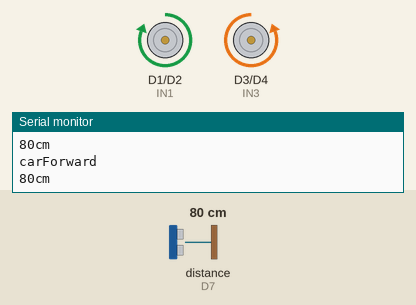
This sketch was run on a simulated ESP8266 (NodeMCU). On the bench: motor-driver pin pairs drawn as motors (green arrow = first pin HIGH = forward, orange = second pin HIGH = backward, longer = more drive, scaled by the enable pin), the last lines printed to the serial monitor. Wiring (inferred from the names in the program): ultrasonic range finder: trigger D8; echo D7. The test bench sets the inputs (shaded band); at power-on: distance to the obstacle (sensor on D7) 80 cm. The echo pulse lasts 58.3 µs per cm.

Above: at 1.8 s.
1.9 s: distance to the obstacle (sensor on D7) set to 23 cm
3.4 s: distance to the obstacle (sensor on D7) set to 18 cm
At 4.4 s:
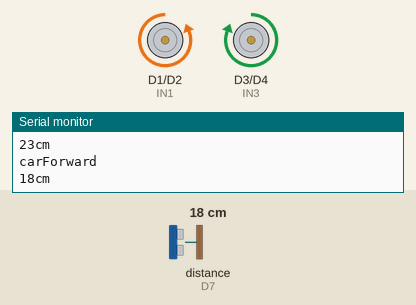
6.9 s: distance to the obstacle (sensor on D7) set to 35 cm
At 7.42 s:
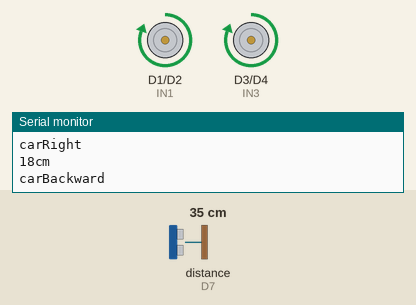
9.0 s: distance to the obstacle (sensor on D7) set to 2 cm
At 9.9 s:
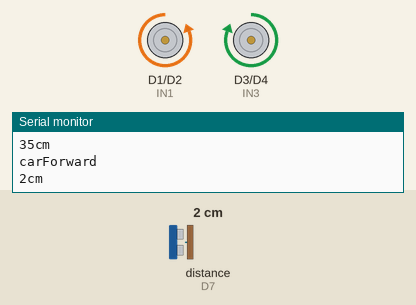
Timing chart, 0 to 13.9 s (numbered marks = the images above; inputs shaded):
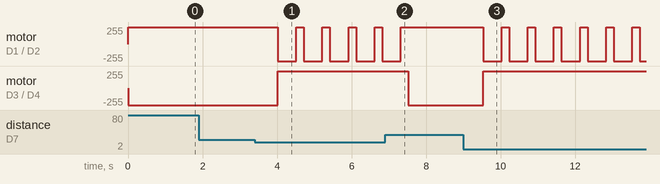

Measured:
- the behaviour switches between 21 and 20 cm on distance to the obstacle (sensor on D7) (found by bisection; images 0 and 1)
- after the input at 3.4 s, motor on D1 (IN1) / D2 (IN2): alternates forward 255/255 for 0.20 s and backward 255/255 for 0.50 s, starting after 0.62 s; motor on D3 (IN3) / D4 (IN4): backward 255/255 → forward 255/255 after 0.62 s
- after the input at 6.9 s, motor on D1 (IN1) / D2 (IN2): goes on until 7.3 s, then stays forward 255/255; motor on D3 (IN3) / D4 (IN4): forward 255/255 → backward 255/255 after 0.63 s
- after the input at 9.0 s, motor on D1 (IN1) / D2 (IN2): alternates forward 255/255 for 0.20 s and backward 255/255 for 0.50 s, starting after 0.53 s; motor on D3 (IN3) / D4 (IN4): backward 255/255 → forward 255/255 after 0.53 s

The sketch:

ESP8266Car_HCSR04.ino
```cpp
// Define the motor pins
#define ENA D0
#define IN1 D1
#define IN2 D2
#define IN3 D3
#define IN4 D4
#define ENB D5

#define inPin D7
#define pingPin D8


// Variables for the Blynk widget values
int f = 0;
int b = 0;
int l = 0;
int r = 0;

int Speed = 255;

long duration, cm, s_f;
int chk_f = 20;

void setup() {
  Serial.begin(9600);
  //Set the motor pins as output pins
  pinMode(ENA, OUTPUT);
  pinMode(IN1, OUTPUT);
  pinMode(IN2, OUTPUT);
  pinMode(IN3, OUTPUT);
  pinMode(IN4, OUTPUT);
  pinMode(ENB, OUTPUT);

  pinMode(pingPin, OUTPUT);
}

// Check these values using the IF condition
void smartcar() {
  // Check How Far
  digitalWrite(pingPin, LOW);
  delayMicroseconds(2);
  digitalWrite(pingPin, HIGH);
  delayMicroseconds(5);
  digitalWrite(pingPin, LOW);
  pinMode(inPin, INPUT);
  duration = pulseIn(inPin, HIGH);

  s_f = microsecondsToCentimeters(duration);

  Serial.print(s_f);
  Serial.print("cm");
  Serial.println();
  //delay(1000);

  if (s_f <= chk_f) {
    carBackward();
    delay(500);
    Serial.println("carBackward");

    carRight();
    delay(200);
    Serial.println("carRight");
  } else if (s_f > chk_f) {
    carForward();
    delay(1000);
    Serial.println("carForward");
  } else {
    carBackward();
    delay(500);

    carStop();
    //digitalWrite(LED_BUILTIN, HIGH);
    Serial.println("carstop");
  }
}
void loop() {
  smartcar();// Call the main function
}

/**************Motor movement functions*****************/
void carForward() {
  analogWrite(ENA, Speed);
  analogWrite(ENB, Speed);
  digitalWrite(IN1, HIGH);
  digitalWrite(IN2, LOW);
  digitalWrite(IN3, LOW);
  digitalWrite(IN4, HIGH);
}
void carBackward() {
  analogWrite(ENA, Speed);
  analogWrite(ENB, Speed);
  digitalWrite(IN1, LOW);
  digitalWrite(IN2, HIGH);
  digitalWrite(IN3, HIGH);
  digitalWrite(IN4, LOW);
}
void carLeft() {
  analogWrite(ENA, Speed);
  analogWrite(ENB, Speed);
  digitalWrite(IN1, LOW);
  digitalWrite(IN2, HIGH);
  digitalWrite(IN3, LOW);
  digitalWrite(IN4, HIGH);
}
void carRight() {
  analogWrite(ENA, Speed);
  analogWrite(ENB, Speed);
  digitalWrite(IN1, HIGH);
  digitalWrite(IN2, LOW);
  digitalWrite(IN3, HIGH);
  digitalWrite(IN4, LOW);
}
void carStop() {
  digitalWrite(IN1, LOW);
  digitalWrite(IN2, LOW);
  digitalWrite(IN3, LOW);
  digitalWrite(IN4, LOW);
}

long microsecondsToCentimeters(long microseconds)
{
// The speed of sound is 340 m/s or 29 microseconds per centimeter.
// The ping travels out and back, so to find the distance of the
// object we take half of the distance travelled.
return microseconds / 29 / 2;
}
```
